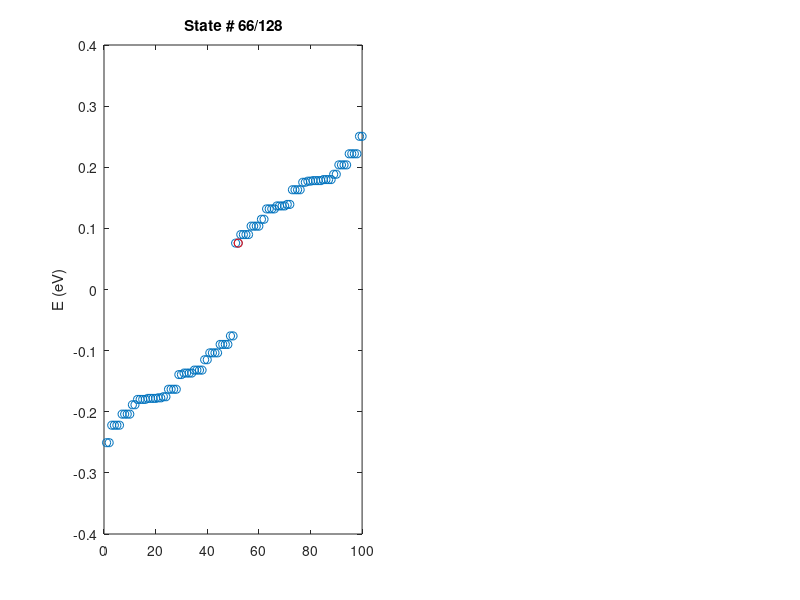

Recreate this plot in MATLAB. (Note: this script raises an error after producing the figure.)
% Upgraded from tinp.m to study disorder and shell
clear all;
close all;
clc;

% Set parameters and initialise matrices
L=4; % should be odd for a sphere, s.t. there is a lattice point in the centre
task='sphere'; % default cube, specify 'sphere' otherwise
R=2;  % only used if task='sphere' 

% Conversion factor between angstrom and lattice points
fac=36; m0=-0.28; m2=32/(fac*fac); A=3/fac; Rcutsq=1.5; % to find nearest neighbors
N=L*L*L;
% initialising
coords=zeros(N,3);
incoords=zeros(N,3); 
H=zeros(4*N,4*N);

% Set lattice points on square grid, e.g. for L=2 the order is
% (0,0,0), (1,0,0), (0,1,0), (1,1,0), (0,0,1), (1,0,1), (0,1,1), (1,1,1)
for i=1:L
    for j=1:L
       for k=1:L
            incoords(L*L*(i-1)+L*(j-1)+k,1)=i-1;
            incoords(L*L*(i-1)+L*(j-1)+k,2)=j-1;
            incoords(L*L*(i-1)+L*(j-1)+k,3)=k-1;
            coords(L*L*(i-1)+L*(j-1)+k,1)=i-1;
            coords(L*L*(i-1)+L*(j-1)+k,2)=j-1;
            coords(L*L*(i-1)+L*(j-1)+k,3)=k-1;
       end
    end 
end

% Count only atoms within the sphere 
if task=='sphere'
    N_sphere=0;
    for i=1:N
        if ((incoords(i,1)-(L-1)/2)^2+(incoords(i,2)-(L-1)/2)^2+(incoords(i,3)-(L-1)/2)^2)<R*R
            N_sphere=N_sphere+1;
        end
    end
    coords=zeros(N_sphere,3);
    dummy=1; % dummy counts atoms within
    for i=1:N
        if ((incoords(i,1)-(L-1)/2)^2+(incoords(i,2)-(L-1)/2)^2+(incoords(i,3)-(L-1)/2)^2)<R*R
            coords(dummy,1)=incoords(i,1);
            coords(dummy,2)=incoords(i,2);
            coords(dummy,3)=incoords(i,3);
            dummy=dummy+1;
        end
    end
    N=N_sphere;
    H=zeros(4*N,4*N);
    incoords=zeros(N,3);
    dummy=1;
    for i=1:N
        incoords(dummy,1)=coords(i,1);
        incoords(dummy,2)=coords(i,2);
        incoords(dummy,3)=coords(i,3);
        dummy=dummy+1;
    end
end

% Calculate Hamiltonian
for i=1:N
    for j=1:N
        if j==i
            H(4*(j-1)+1,4*(j-1)+1)=(m0+6*m2);
            H(4*(j-1)+2,4*(j-1)+2)=-(m0+6*m2);
            H(4*(j-1)+3,4*(j-1)+3)=(m0+6*m2);
            H(4*(j-1)+4,4*(j-1)+4)=-(m0+6*m2);
        else
            if ((coords(i,1)-coords(j,1)).^2+(coords(i,2)-coords(j,2)).^2+(coords(i,3)-coords(j,3)).^2) < Rcutsq
                H(4*(i-1)+1,4*(j-1)+1)=-m2;
                H(4*(i-1)+2,4*(j-1)+2)=m2;
                H(4*(i-1)+3,4*(j-1)+3)=-m2;
                H(4*(i-1)+4,4*(j-1)+4)=m2;
                                
                if (coords(i,1)>coords(j,1) || coords(i,2)>coords(j,2) || coords(i,3)>coords(j,3))
                    H(4*(i-1)+1,4*(j-1)+4)=-1i*A/2;
                    H(4*(i-1)+2,4*(j-1)+3)=-1i*A/2;
                    H(4*(i-1)+3,4*(j-1)+2)=-1i*A/2;
                    H(4*(i-1)+4,4*(j-1)+1)=-1i*A/2;
                    
                    H(4*(i-1)+1,4*(j-1)+4)=H(4*(i-1)+1,4*(j-1)+4)-A/2;
                    H(4*(i-1)+2,4*(j-1)+3)=H(4*(i-1)+2,4*(j-1)+3)-A/2;
                    H(4*(i-1)+3,4*(j-1)+2)=H(4*(i-1)+3,4*(j-1)+2)+A/2;
                    H(4*(i-1)+4,4*(j-1)+1)=H(4*(i-1)+4,4*(j-1)+1)+A/2;
                    
                    H(4*(i-1)+1,4*(j-1)+2)=-1i*A/2;
                    H(4*(i-1)+2,4*(j-1)+1)=-1i*A/2;
                    H(4*(i-1)+3,4*(j-1)+4)=1i*A/2;
                    H(4*(i-1)+4,4*(j-1)+3)=1i*A/2;        
                elseif (coords(i,1)<coords(j,1) || coords(i,2)<coords(j,2) || coords(i,3)<coords(j,3))
                    H(4*(i-1)+1,4*(j-1)+4)=1i*A/2;
                    H(4*(i-1)+2,4*(j-1)+3)=1i*A/2;
                    H(4*(i-1)+3,4*(j-1)+2)=1i*A/2;
                    H(4*(i-1)+4,4*(j-1)+1)=1i*A/2;
                  
                    H(4*(i-1)+1,4*(j-1)+4)=H(4*(i-1)+1,4*(j-1)+4)+A/2;
                    H(4*(i-1)+2,4*(j-1)+3)=H(4*(i-1)+2,4*(j-1)+3)+A/2;
                    H(4*(i-1)+3,4*(j-1)+2)=H(4*(i-1)+3,4*(j-1)+2)-A/2;
                    H(4*(i-1)+4,4*(j-1)+1)=H(4*(i-1)+4,4*(j-1)+1)-A/2;
                    
                    H(4*(i-1)+1,4*(j-1)+2)=1i*A/2;
                    H(4*(i-1)+2,4*(j-1)+1)=1i*A/2;
                    H(4*(i-1)+3,4*(j-1)+4)=-1i*A/2;
                    H(4*(i-1)+4,4*(j-1)+3)=-1i*A/2;
                else
                end
            end
        end
    end
end

% diagonalise Hamiltonian and pick eigenvalues close to zero
[eigvecs,eigvals]=eig(H);
    
for i=1:4*N
    if eigvals(i,i)<0 && eigvals(i+1,i+1)>0
        dummy=i+1;
    end
end
surf_states_tot=50; % how many states above/below Dirac point to pick
surf_eigvals=zeros(2*surf_states_tot,1);

for i=-surf_states_tot:surf_states_tot-1
        surf_eigvals(surf_states_tot+1+i,1)=eigvals(dummy+i,dummy+i);
end

% calculate radius from volume; output surface gap + analytical result
Reff=nthroot(3*N/(4*pi),3); 
fprintf('%d %d %f %f %f \n', N, Reff, eigvals(dummy,dummy), A/Reff, eigvals(dummy+2,dummy+2)-eigvals(dummy,dummy));

% calculate surface charge density due to a particular surface state
state_num=dummy+1;
surf_density=zeros(N,1);

for i=1:N
    surf_density(i,1)=eigvecs(4*(i-1)+1,state_num).*conj(eigvecs(4*(i-1)+1,state_num));
    surf_density(i,1)=surf_density(i,1)+eigvecs(4*(i-1)+2,state_num).*conj(eigvecs(4*(i-1)+2,state_num));
    surf_density(i,1)=surf_density(i,1)+eigvecs(4*(i-1)+3,state_num).*conj(eigvecs(4*(i-1)+3,state_num));
    surf_density(i,1)=surf_density(i,1)+eigvecs(4*(i-1)+4,state_num).*conj(eigvecs(4*(i-1)+4,state_num));
end

% plot eigenavalues and probability density for one eigenvector
set(gcf, 'Visible', 'off')
myfig=figure;
subplot(1,2,1)
plot(surf_eigvals,'o') 
hold on
plot(surf_states_tot-2*N+state_num,surf_eigvals(surf_states_tot-2*N+state_num),'ro')
hold off
plottitle_str=sprintf('State # %d/%d', state_num, 4*N);
title(plottitle_str)
ylabel('E (eV)');
ax = gca;
ax.XTickLabel = {};
subplot(1,2,2)
scatter3(coords(:,1)*fac/10,coords(:,2)*fac/10,coords(:,3)*fac/10, [ ], surf_density(:),'.')
colorbar('southoutside')
colormap(jet)
caxis([0,8./N])
xlabel('(nm)');
ylabel('(nm)');
zlabel('(nm)');
axis([-1*fac/10,(L+1)*fac/10,-1*fac/10,(L+1)*fac/10,-1*fac/10,(L+1)*fac/10]);
axis square;    
